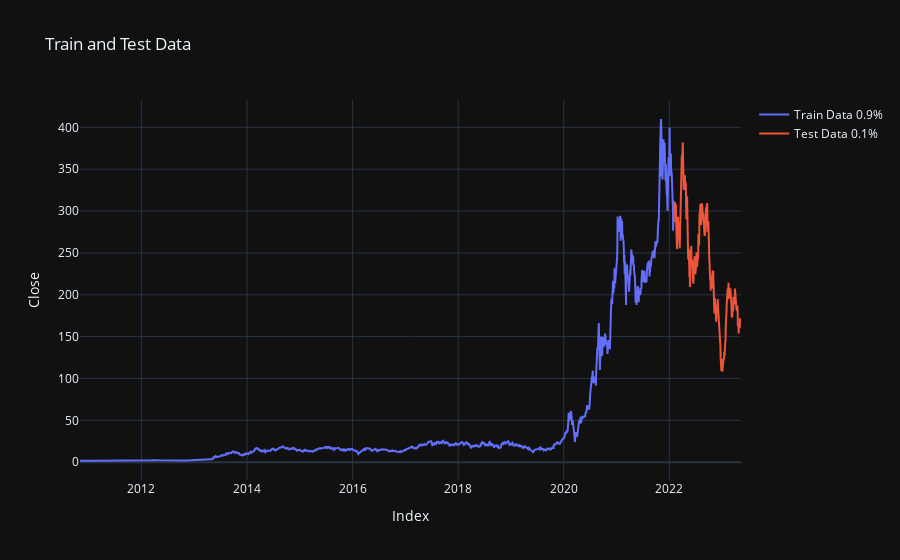

Notebook code for this chart:
### Code cell
# Choose the target variable representation (e.g., 'returns', 'log_returns', 'diff', or 'close')
target_column = "Close"

# Initialize the data_prep class and prepare the data
dp = DataPreparer(stock.data, target_column, testsize=0.1)

# Use the prepared data for training and evaluating models or creating plots
dp.plot()

### Figure 1 — Plotly figure (JSON) as saved in the notebook; plotly's stock layout.template omitted (floating-point values rounded to 4 significant figures; data arrays with more than 128 entries replaced by an {"elided": "..."} marker saying what was removed)
{"data": [{"mode": "lines", "name": "Train Data 0.9%", "type": "scatter", "x": {"elided": "2837 str values"}, "y": {"elided": "2837 float values"}}, {"mode": "lines", "name": "Test Data 0.1%", "type": "scatter", "x": {"elided": "316 str values"}, "y": {"elided": "316 float values"}}], "layout": {"title": {"text": "Train and Test Data"}, "xaxis": {"title": {"text": "Index"}}, "yaxis": {"title": {"text": "Close"}}}}
